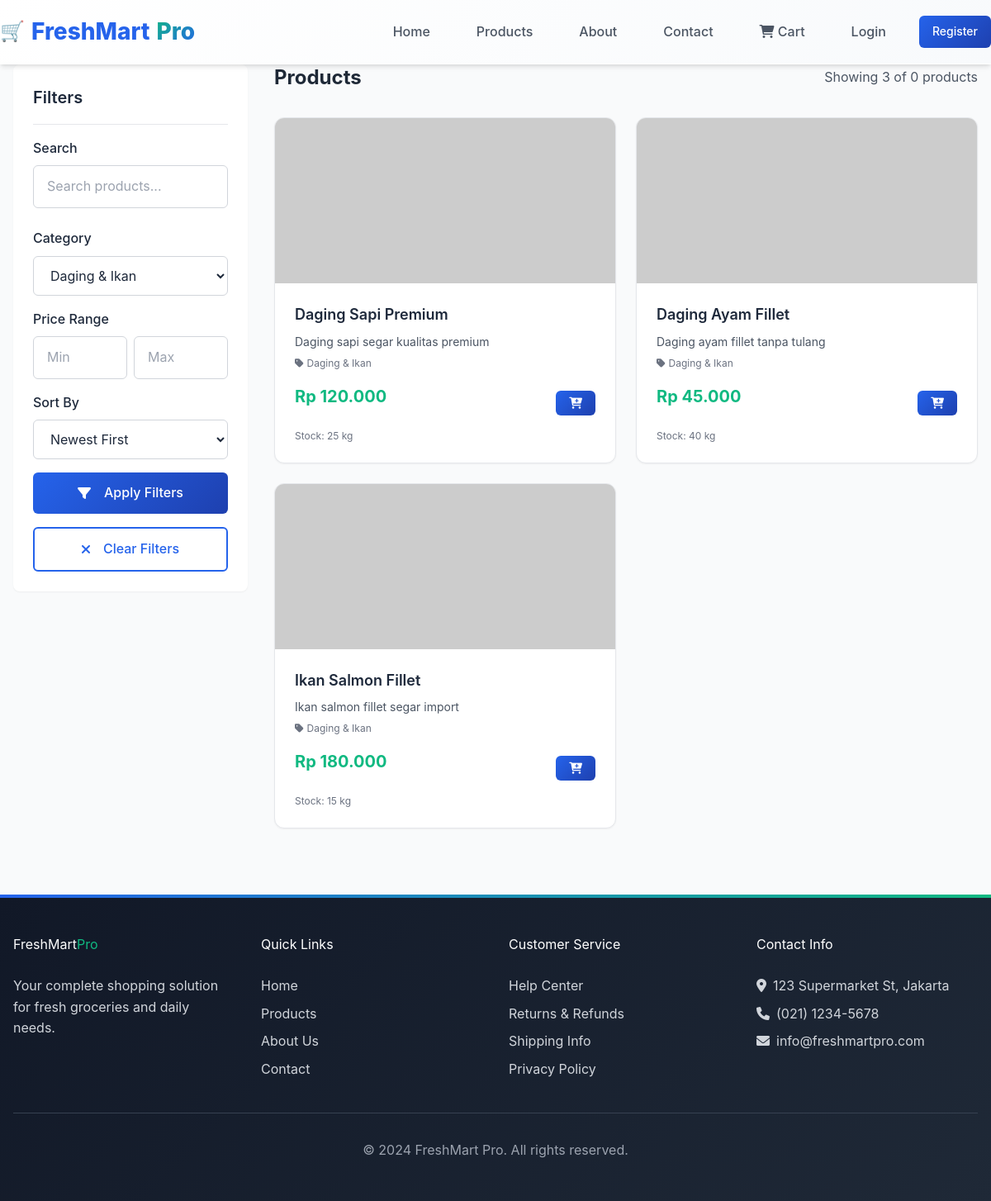
The page /freshmart/products.php?category=2 on the database its author committed.
### tables this page shows
CREATE TABLE `products` (
  `id` int(11) NOT NULL,
  `category_id` int(11) DEFAULT NULL,
  `supplier_id` int(11) DEFAULT NULL,
  `sku` varchar(50) NOT NULL,
  `barcode` varchar(50) DEFAULT NULL,
  `nama_produk` varchar(255) NOT NULL,
  `slug` varchar(300) NOT NULL,
  `deskripsi_pendek` varchar(255) DEFAULT NULL,
  `deskripsi_lengkap` text DEFAULT NULL,
  `harga_beli` decimal(12,2) NOT NULL,
  `harga_jual` decimal(12,2) NOT NULL,
  `stok` int(11) DEFAULT 0,
  `minimum_stok` int(11) DEFAULT 5,
  `satuan` varchar(20) DEFAULT 'pcs',
  `berat` decimal(8,2) DEFAULT 0.00,
  `is_featured` tinyint(1) DEFAULT 0,
  `is_available_online` tinyint(1) DEFAULT 1,
  `foto_utama` varchar(255) DEFAULT NULL,
  `status` enum('active','inactive','discontinued') DEFAULT 'active',
  `views` int(11) DEFAULT 0,
  `sales_count` int(11) DEFAULT 0,
  `rating_average` decimal(2,1) DEFAULT 0.0,
  `created_at` timestamp NOT NULL DEFAULT current_timestamp(),
  `updated_at` timestamp NOT NULL DEFAULT current_timestamp() ON UPDATE current_timestamp(),
  `deleted_at` timestamp NULL DEFAULT NULL
);

### freshmart/includes/functions.php (called while the page is built, shortened)
<?php
function formatRupiah($number) {
    return 'Rp ' . number_format($number, 0, ',', '.');
}
?>

### freshmart/products.php (the view, shortened to what this page needs)
<?php
require_once 'includes/functions.php';
$db = new Database();
$connection = $db->getConnection();
$search = $_GET['search'] ?? '';
$category_id = $_GET['category'] ?? '';
$min_price = $_GET['min_price'] ?? '';
$max_price = $_GET['max_price'] ?? '';
$sort = $_GET['sort'] ?? 'newest';
$query = "SELECT DISTINCT p.*, c.nama_kategori
          FROM products p
          LEFT JOIN product_categories pc ON p.id = pc.product_id
          LEFT JOIN categories c ON pc.category_id = c.id
          WHERE p.status = 'active' AND p.is_available_online = 1";
$params = [];
$conditions = [];
if(!empty($category_id)) {
    $conditions[] = "pc.category_id = ?";
    $params[] = $category_id;
}
if (!empty($conditions)) {
    $query .= " AND " . implode(" AND ", $conditions);
}
switch($sort) {
    default:
        $query .= " ORDER BY p.created_at DESC";
}
$page = $_GET['page'] ?? 1;
$limit = 12;
$offset = ($page - 1) * $limit;
$query .= " LIMIT $limit OFFSET $offset";
try {
    $stmt = $connection->prepare($query);
    $stmt->execute($params);
    $products = $stmt->fetchAll(PDO::FETCH_ASSOC);
} catch (PDOException $e) {
    error_log("Products query error: " . $e->getMessage());
    $products = [];
}
$count_query = "SELECT COUNT(*) as total FROM products p
                LEFT JOIN categories c ON p.category_id = c.id
                WHERE p.status = 'active' AND p.is_available_online = 1";
$count_params = [];
$count_conditions = [];
if(!empty($category_id)) {
    $count_conditions[] = "p.category_id = ?";
    $count_params[] = $category_id;
}
if (!empty($count_conditions)) {
    $count_query .= " AND " . implode(" AND ", $count_conditions);
}
try {
    $count_stmt = $connection->prepare($count_query);
    $count_stmt->execute($count_params);
    $total_result = $count_stmt->fetch(PDO::FETCH_ASSOC);
    $total_products = $total_result ? $total_result['total'] : 0;
} catch (PDOException $e) {
    error_log("Count query error: " . $e->getMessage());
    $total_products = 0;
}
$categories_query = "SELECT * FROM categories WHERE is_active = 1 AND parent_id IS NULL";
$categories_stmt = $connection->query($categories_query);
$categories = $categories_stmt->fetchAll(PDO::FETCH_ASSOC);
?>
<!DOCTYPE html>
<html lang="id">
<head>
    <link href="https://cdnjs.cloudflare.com/ajax/libs/font-awesome/6.0.0/css/all.min.css" rel="stylesheet">
    <link href="https://cdnjs.cloudflare.com/ajax/libs/tailwindcss/2.2.19/tailwind.min.css" rel="stylesheet">
    <link href="assets/css/style.css" rel="stylesheet">
</head>
<body class="bg-gray-50">
    <?php include 'includes/header.php'; ?>
    <div class="container py-8">
        <div class="flex flex-col lg:flex-row gap-8">
            <div class="lg:w-1/4">
                <div class="card">
                    <div class="card-header">
                        <h3 class="card-title">Filters</h3>
                    </div>
                    <form method="GET" class="space-y-4">
                        <div class="form-group">
                            <label class="form-label">Search</label>
                            <input type="text" name="search" value="<?php echo htmlspecialchars($search); ?>"
                                   class="form-input" placeholder="Search products...">
                        </div>
                        <div class="form-group">
                            <label class="form-label">Category</label>
                            <select name="category" class="form-select">
                                <?php foreach($categories as $cat): ?>
                                    <option value="<?php echo $cat['id']; ?>"
                                        <?php echo $category_id == $cat['id'] ? 'selected' : ''; ?>>
                                        <?php echo $cat['nama_kategori']; ?>
                                    </option>
                                <?php endforeach; ?>
                            </select>
                        </div>
                        <div class="form-group">
                            <label class="form-label">Price Range</label>
                            <div class="flex gap-2">
                                <input type="number" name="min_price" value="<?php echo $min_price; ?>"
                                       class="form-input" placeholder="Min" min="0">
                                <input type="number" name="max_price" value="<?php echo $max_price; ?>"
                                       class="form-input" placeholder="Max" min="0">
                            </div>
                        </div>
                        <div class="form-group">
                            <label class="form-label">Sort By</label>
                            <select name="sort" class="form-select">
                                <option value="newest" <?php echo $sort == 'newest' ? 'selected' : ''; ?>>Newest First</option>
                            </select>
                        </div>
                        <button type="submit" class="btn btn-primary w-full">
                            <i class="fas fa-filter mr-2"></i>Apply Filters
                        </button>
                        <?php if($search || $category_id || $min_price || $max_price): ?>
                            <a href="products.php" class="btn btn-outline w-full">
                                <i class="fas fa-times mr-2"></i>Clear Filters
                            </a>
                        <?php endif; ?>
                    </form>
                </div>
            </div>
            <div class="lg:w-3/4">
                <div class="flex justify-between items-center mb-6">
                    <h1 class="text-2xl font-bold text-gray-800">
                        Products
                    </h1>
                    <p class="text-gray-600">Showing <?php echo count($products); ?> of <?php echo $total_products; ?> products</p>
                </div>
                <?php if(empty($products)): ?>
                    <div class="card text-center py-12">
                        <i class="fas fa-search text-6xl text-gray-300 mb-4"></i>
                        <h3 class="text-xl font-semibold text-gray-600 mb-2">No products found</h3>
                        <p class="text-gray-500 mb-4">Try adjusting your search or filter criteria</p>
                        <a href="products.php" class="btn btn-primary">Clear Filters</a>
                    </div>
                <?php else: ?>
                    <div class="products-grid">
                        <?php foreach($products as $product): ?>
                        <div class="product-card">
                            <img src="uploads/<?php echo $product['foto_utama'] ?: 'default-product.jpg'; ?>"
                                 alt="<?php echo $product['nama_produk']; ?>"
                                 class="product-image"
                                 onerror="this.src='https://via.placeholder.com/300x200?text=No+Image'">
                            <div class="product-info">
                                <h3 class="product-name"><?php echo $product['nama_produk']; ?></h3>
                                <p class="text-gray-600 text-sm mb-2"><?php echo $product['deskripsi_pendek']; ?></p>
                                <p class="text-gray-500 text-xs mb-3">
                                    <i class="fas fa-tag mr-1"></i><?php echo $product['nama_kategori']; ?>
                                </p>
                                <div class="product-actions">
                                    <span class="product-price"><?php echo formatRupiah($product['harga_jual']); ?></span>
                                    <?php if($product['stok'] > 0): ?>
                                        <button class="btn btn-primary btn-sm add-to-cart"
                                                data-product-id="<?php echo $product['id']; ?>"
                                                data-product-name="<?php echo $product['nama_produk']; ?>"
                                                data-product-price="<?php echo $product['harga_jual']; ?>">
                                            <i class="fas fa-cart-plus"></i>
                                        </button>
                                    <?php else: ?>
                                        <button class="btn btn-outline btn-sm" disabled>
                                            <i class="fas fa-times"></i>
                                        </button>
                                    <?php endif; ?>
                                </div>
                                <?php if($product['stok'] > 0): ?>
                                    <div class="text-xs text-gray-500 mt-2">
                                        Stock: <?php echo $product['stok']; ?> <?php echo $product['satuan']; ?>
                                    </div>
                                <?php endif; ?>
                            </div>
                        </div>
                        <?php endforeach; ?>
                    </div>
                <?php endif; ?>
            </div>
        </div>
    </div>
    <?php include 'includes/footer.php'; ?>
</body>
</html>

### rows shown on the page
products: nama_produk "Daging Sapi Premium", deskripsi_pendek "Daging sapi segar kualitas premium", nama_kategori "Daging & Ikan", harga_jual "Rp 120.000", stok "25", satuan "kg"
products: nama_produk "Daging Ayam Fillet", deskripsi_pendek "Daging ayam fillet tanpa tulang", nama_kategori "Daging & Ikan", harga_jual "Rp 45.000", stok "40", satuan "kg"
products: nama_produk "Ikan Salmon Fillet", deskripsi_pendek "Ikan salmon fillet segar import", nama_kategori "Daging & Ikan", harga_jual "Rp 180.000", stok "15", satuan "kg"

### other values the page prints
count($products) "3"
$total_products "0"
form field category "Daging & Ikan"
